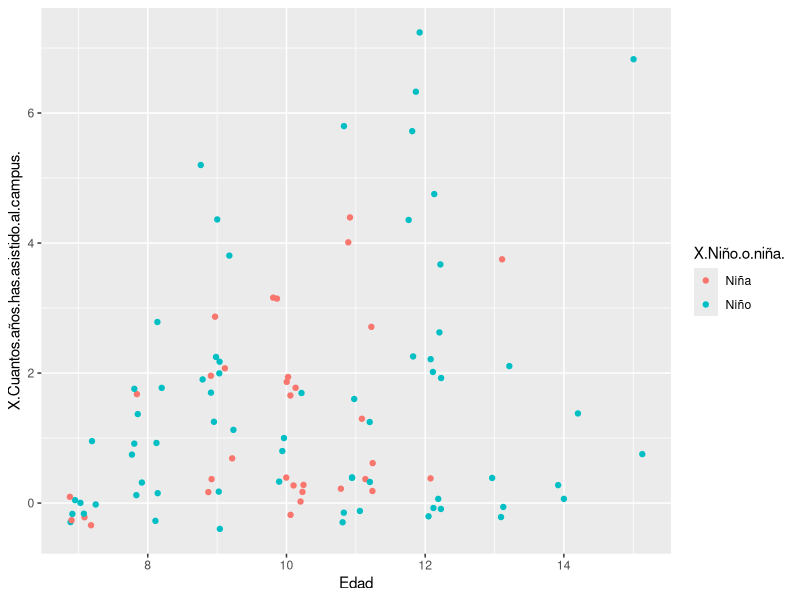

The R source for this figure:
## ----setup, include=FALSE, cache=FALSE-----------------------------------

require(ggplot2) 
require(ggthemes)

data <- read.csv("veterania-campus-2017.csv")
ggplot()+geom_jitter(data=data,aes(x=Edad,y=X.Cuantos.años.has.asistido.al.campus.,color=X.Niño.o.niña.),width=0.25)

